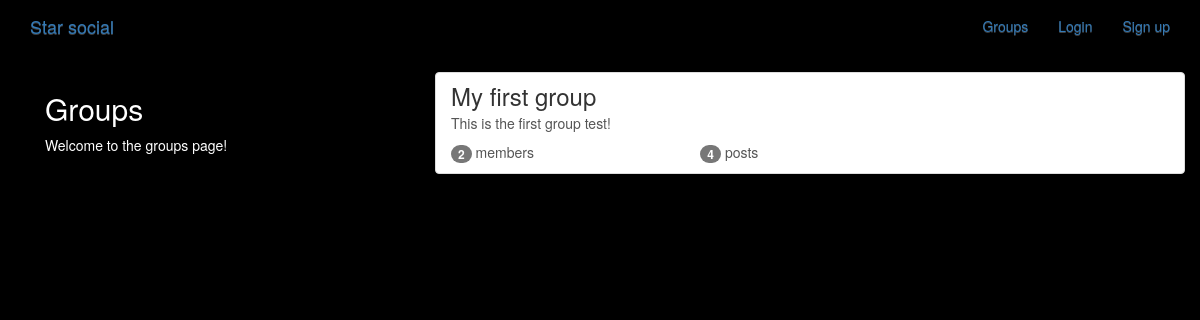
The app's page /groups/ with its own data.
### groups/models.py (models this page shows, shortened)
class Group(models.Model):
    name = models.CharField(max_length=255, unique=True)
    slug = models.SlugField(allow_unicode=True, unique=True)
    description = models.TextField(blank=True, default='')
    description_html = models.TextField(editable=False, blank=True, default='')
    members = models.ManyToManyField(User, through='GroupMember')
    class Meta:
        ordering = ['name']

### groups/views.py (the view)
class ListGroups(generic.ListView):
    model = Group

### groups/templates/groups/group_list.html (shortened to what this page needs)
{% extends "groups/group_base.html"%}
{% block pregroup %}
  <div class="col-md-4">
    <div class="content">
      <h2>Groups</h2>
      <p>Welcome to the groups page!</p>
    </div>
  </div>
{%endblock%}
{%block group_content%}
  <div class="col-md-8">
    <div class="list-group">
      {%for group in object_list%}
        <a class="list-group-item" href="{% url 'groups:single' slug=group.slug %}">
          <h3 class="title list-group-item-heading">{{group.name}}</h3>
          <div class="list-group-item-text ccontainer-fluid">
            {{group.description_html|safe}}
            <div class="row">
              <div class="col-md-4">
                <span class="badge">{{group.members.count}}</span>
                member{{group.members.count|pluralize}}
              </div>
              <div class="col-md-4">
                <span class="badge">{{group.posts.count}}</span>
                post{{group.posts.count|pluralize}}
              </div>
            </div>
          </div>
        </a>
      {% endfor %}
    </div>
  </div>
{%endblock%}

### static/simplesocial/css/master.css (style rules this page uses)
body { margin: 0; overflow: hidden; background-color: black; color:white; }

### records on screen
Group: name "My first group", description_html "This is the first group test!", members.count "2", posts.count "4"
